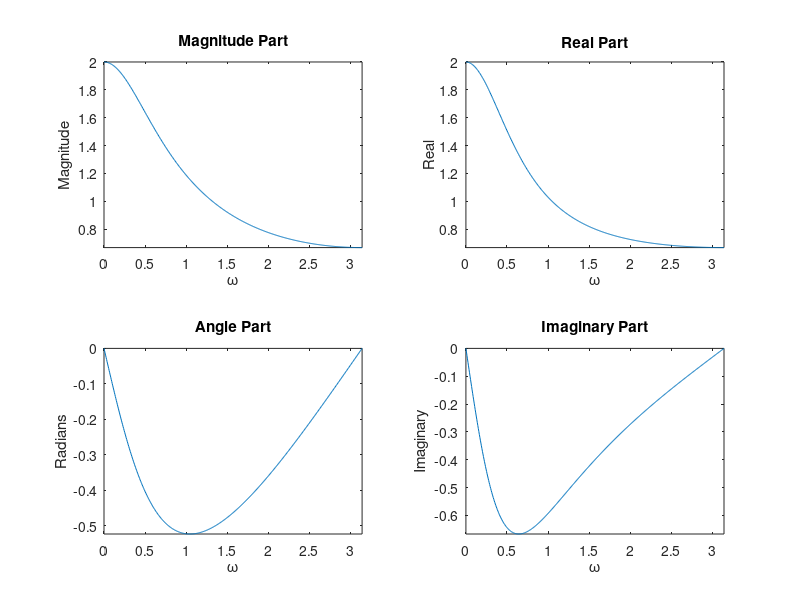

Here is the MATLAB script that generated this plot:
%%First Fourier practice program

clear all;
close all;
clc;

w = [0:1:500]*pi/500;
X = exp(i*w)./(exp(i*w)-0.5*ones(1,501));
magX = abs(X); angX = angle(X);
realX = real(X); imagX = imag(X);

figure(1);

subplot(2,2,1);
plot(w,magX);
xlabel('\omega');
ylabel('Magnitude');
title('Magnitude Part');
axis([0 pi min(magX) max(magX)]);

subplot(2,2,3);
plot(w,angX);
xlabel('\omega');
ylabel('Radians');
title('Angle Part');
axis([0 pi min(angX) max(angX)]);

subplot(2,2,2);
plot(w,realX);
xlabel('\omega');
ylabel('Real');
title('Real Part');
axis([0 pi min(realX) max(realX)]);

subplot(2,2,4);
plot(w,imagX);
xlabel('\omega');
ylabel('Imaginary');
title('Imaginary Part');
axis([0 pi min(imagX) max(imagX)]);

print -depsc pr23;
